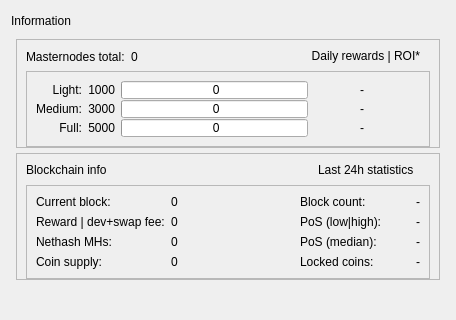
         <widget class="QFrame" name="frame_bottom_1">
          <property name="minimumSize">
           <size>
            <width>0</width>
            <height>320</height>
           </size>
          </property>
          <layout class="QVBoxLayout" name="verticalLayout_9">
           <item>
            <layout class="QVBoxLayout" name="verticalLayout_7">
             <item>
              <layout class="QHBoxLayout" name="horizontalLayout_12">
               <item>
                <widget class="QLabel" name="label_7">
                 <property name="text">
                  <string>Information</string>
                 </property>
                </widget>
               </item>
               <item>
                <spacer name="horizontalSpacer_10">
                 <property name="orientation">
                  <enum>Qt::Horizontal</enum>
                 </property>
                 <property name="sizeHint" stdset="0">
                  <size>
                   <width>40</width>
                   <height>20</height>
                  </size>
                 </property>
                </spacer>
               </item>
              </layout>
             </item>
             <item>
              <widget class="QWidget" name="infoWidget" native="true">
               <layout class="QVBoxLayout" name="informationWidget">
                <property name="spacing">
                 <number>5</number>
                </property>
                <property name="leftMargin">
                 <number>5</number>
                </property>
                <property name="topMargin">
                 <number>2</number>
                </property>
                <property name="rightMargin">
                 <number>5</number>
                </property>
                <property name="bottomMargin">
                 <number>2</number>
                </property>
                <item>
                 <widget class="QFrame" name="frameMnInfo">
                  <property name="frameShape">
                   <enum>QFrame::StyledPanel</enum>
                  </property>
                  <property name="frameShadow">
                   <enum>QFrame::Raised</enum>
                  </property>
                  <layout class="QVBoxLayout" name="verticalLayout_17">
                   <property name="bottomMargin">
                    <number>0</number>
                   </property>
                   <item>
                    <layout class="QHBoxLayout" name="horizontalLayout_9">
                     <item>
                      <widget class="QLabel" name="labelMnTotal">
                       <property name="minimumSize">
                        <size>
                         <width>0</width>
                         <height>0</height>
                        </size>
                       </property>
                       <property name="maximumSize">
                        <size>
                         <width>16777215</width>
                         <height>16777215</height>
                        </size>
                       </property>
                       <property name="text">
                        <string>Masternodes total:</string>
                       </property>
                      </widget>
                     </item>
                     <item>
                      <widget class="QLabel" name="labelMnTotal_Value">
                       <property name="text">
                        <string>0</string>
                       </property>
                      </widget>
                     </item>
                     <item>
                      <spacer name="horizontalSpacer_7">
                       <property name="orientation">
                        <enum>Qt::Horizontal</enum>
                       </property>
                       <property name="sizeHint" stdset="0">
                        <size>
                         <width>40</width>
                         <height>16</height>
                        </size>
                       </property>
                      </spacer>
                     </item>
                     <item>
                      <widget class="QLabel" name="labelROI">
                       <property name="minimumSize">
                        <size>
                         <width>0</width>
                         <height>0</height>
                        </size>
                       </property>
                       <property name="maximumSize">
                        <size>
                         <width>16777215</width>
                         <height>16777215</height>
                        </size>
                       </property>
                       <property name="text">
                        <string>Daily rewards | ROI*   </string>
                       </property>
                       <property name="alignment">
                        <set>Qt::AlignRight</set>
                       </property>
                      </widget>
                     </item>
                    </layout>
                   </item>
                   <item>
                    <widget class="QFrame" name="frameMnInfoLevels">
                     <property name="frameShape">
                      <enum>QFrame::StyledPanel</enum>
                     </property>
                     <property name="frameShadow">
                      <enum>QFrame::Raised</enum>
                     </property>
                     <layout class="QGridLayout" name="gridLayout_2">
                      <property name="verticalSpacing">
                       <number>1</number>
                      </property>
                      <item row="0" column="2">
                       <widget class="QProgressBar" name="graphMN1">
                        <property name="minimumSize">
                         <size>
                          <width>0</width>
                          <height>18</height>
                         </size>
                        </property>
                        <property name="maximumSize">
                         <size>
                          <width>16777215</width>
                          <height>18</height>
                         </size>
                        </property>
                        <property name="value">
                         <number>0</number>
                        </property>
                        <property name="format">
                         <string> %v</string>
                        </property>
                       </widget>
                      </item>
                      <item row="1" column="2">
                       <widget class="QProgressBar" name="graphMN2">
                        <property name="minimumSize">
                         <size>
                          <width>0</width>
                          <height>18</height>
                         </size>
                        </property>
                        <property name="maximumSize">
                         <size>
                          <width>16777215</width>
                          <height>18</height>
                         </size>
                        </property>
                        <property name="value">
                         <number>0</number>
                        </property>
                        <property name="format">
                         <string> %v</string>
                        </property>
                       </widget>
                      </item>
                      <item row="3" column="2">
                       <widget class="QProgressBar" name="graphMN3">
                        <property name="minimumSize">
                         <size>
                          <width>0</width>
                          <height>18</height>
                         </size>
                        </property>
                        <property name="maximumSize">
                         <size>
                          <width>16777215</width>
                          <height>18</height>
                         </size>
                        </property>
                        <property name="value">
                         <number>0</number>
                        </property>
                        <property name="format">
                         <string> %v</string>
                        </property>
                       </widget>
                      </item>
                      <item row="0" column="3">
                       <widget class="QLabel" name="roi_11">
                        <property name="minimumSize">
                         <size>
                          <width>50</width>
                          <height>0</height>
                         </size>
                        </property>
                        <property name="maximumSize">
                         <size>
                          <width>16777215</width>
                          <height>16777215</height>
                         </size>
                        </property>
                        <property name="text">
                         <string>-</string>
                        </property>
                        <property name="alignment">
                         <set>Qt::AlignRight|Qt::AlignTrailing|Qt::AlignVCenter</set>
                        </property>
                       </widget>
                      </item>
                      <item row="0" column="4">
                       <widget class="QLabel" name="roi_12">
                        <property name="minimumSize">
                         <size>
                          <width>50</width>
                          <height>0</height>
                         </size>
                        </property>
                        <property name="maximumSize">
                         <size>
                          <width>16777215</width>
                          <height>16777215</height>
                         </size>
                        </property>
                        <property name="text">
                         <string/>
                        </property>
                        <property name="alignment">
                         <set>Qt::AlignLeading|Qt::AlignLeft|Qt::AlignVCenter</set>
                        </property>
                       </widget>
                      </item>
                      <item row="1" column="3">
                       <widget class="QLabel" name="roi_21">
                        <property name="minimumSize">
                         <size>
                          <width>50</width>
                          <height>0</height>
                         </size>
                        </property>
                        <property name="maximumSize">
                         <size>
                          <width>16777215</width>
                          <height>16777215</height>
                         </size>
                        </property>
                        <property name="text">
                         <string>-</string>
                        </property>
                        <property name="alignment">
                         <set>Qt::AlignRight|Qt::AlignTrailing|Qt::AlignVCenter</set>
                        </property>
                       </widget>
                      </item>
                      <item row="1" column="4">
                       <widget class="QLabel" name="roi_22">
                        <property name="minimumSize">
                         <size>
                          <width>50</width>
                          <height>0</height>
                         </size>
                        </property>
                        <property name="maximumSize">
                         <size>
                          <width>16777215</width>
                          <height>16777215</height>
                         </size>
                        </property>
                        <property name="text">
                         <string/>
                        </property>
                        <property name="alignment">
                         <set>Qt::AlignLeading|Qt::AlignLeft|Qt::AlignVCenter</set>
                        </property>
                       </widget>
                      </item>
                      <item row="3" column="3">
                       <widget class="QLabel" name="roi_31">
                        <property name="minimumSize">
                         <size>
                          <width>50</width>
                          <height>0</height>
                         </size>
                        </property>
                        <property name="maximumSize">
                         <size>
                          <width>16777215</width>
                          <height>16777215</height>
                         </size>
                        </property>
                        <property name="text">
                         <string>-</string>
                        </property>
                        <property name="alignment">
                         <set>Qt::AlignRight|Qt::AlignTrailing|Qt::AlignVCenter</set>
                        </property>
                       </widget>
                      </item>
                      <item row="3" column="4">
                       <widget class="QLabel" name="roi_32">
                        <property name="minimumSize">
                         <size>
                          <width>50</width>
                          <height>0</height>
                         </size>
                        </property>
                        <property name="maximumSize">
                         <size>
                          <width>16777215</width>
                          <height>16777215</height>
                         </size>
                        </property>
                        <property name="text">
                         <string/>
                        </property>
                        <property name="alignment">
                         <set>Qt::AlignLeading|Qt::AlignLeft|Qt::AlignVCenter</set>
                        </property>
                       </widget>
                      </item>
                      <item row="0" column="0">
                       <widget class="QLabel" name="label">
                        <property name="minimumSize">
                         <size>
                          <width>0</width>
                          <height>0</height>
                         </size>
                        </property>
                        <property name="maximumSize">
                         <size>
                          <width>16777215</width>
                          <height>16777215</height>
                         </size>
                        </property>
                        <property name="text">
                         <string>Light:</string>
                        </property>
                        <property name="alignment">
                         <set>Qt::AlignRight|Qt::AlignTrailing|Qt::AlignVCenter</set>
                        </property>
                       </widget>
                      </item>
                      <item row="1" column="0">
                       <widget class="QLabel" name="label_2">
                        <property name="minimumSize">
                         <size>
                          <width>0</width>
                          <height>0</height>
                         </size>
                        </property>
                        <property name="maximumSize">
                         <size>
                          <width>16777215</width>
                          <height>16777215</height>
                         </size>
                        </property>
                        <property name="text">
                         <string>Medium:</string>
                        </property>
                        <property name="alignment">
                         <set>Qt::AlignRight|Qt::AlignTrailing|Qt::AlignVCenter</set>
                        </property>
                       </widget>
                      </item>
                      <item row="3" column="0">
                       <widget class="QLabel" name="label_3">
                        <property name="minimumSize">
                         <size>
                          <width>0</width>
                          <height>0</height>
                         </size>
                        </property>
                        <property name="maximumSize">
                         <size>
                          <width>16777215</width>
                          <height>16777215</height>
                         </size>
                        </property>
                        <property name="text">
                         <string>Full:</string>
                        </property>
                        <property name="alignment">
                         <set>Qt::AlignRight|Qt::AlignTrailing|Qt::AlignVCenter</set>
                        </property>
                       </widget>
                      </item>
                      <item row="0" column="1">
                       <widget class="QLabel" name="label_lcolat">
                        <property name="text">
                         <string>1000</string>
                        </property>
                        <property name="alignment">
                         <set>Qt::AlignRight|Qt::AlignTrailing|Qt::AlignVCenter</set>
                        </property>
                       </widget>
                      </item>
                      <item row="1" column="1">
                       <widget class="QLabel" name="label_mcolat">
                        <property name="text">
                         <string>3000</string>
                        </property>
                        <property name="alignment">
                         <set>Qt::AlignRight|Qt::AlignTrailing|Qt::AlignVCenter</set>
                        </property>
                       </widget>
                      </item>
                      <item row="3" column="1">
                       <widget class="QLabel" name="label_fcolat">
                        <property name="text">
                         <string>5000</string>
                        </property>
                        <property name="alignment">
                         <set>Qt::AlignRight|Qt::AlignTrailing|Qt::AlignVCenter</set>
                        </property>
                       </widget>
                      </item>
                     </layout>
                    </widget>
                   </item>
                  </layout>
                 </widget>
                </item>
                <item>
                 <widget class="QFrame" name="frameBlockchainInfo">
                  <property name="frameShape">
                   <enum>QFrame::StyledPanel</enum>
                  </property>
                  <property name="frameShadow">
                   <enum>QFrame::Raised</enum>
                  </property>
                  <layout class="QVBoxLayout" name="verticalLayout_18">
                   <property name="bottomMargin">
                    <number>0</number>
                   </property>
                   <item>
                    <layout class="QHBoxLayout" name="horizontalLayout_13">
                     <item>
                      <widget class="QLabel" name="label_blockchaininfo">
                       <property name="text">
                        <string>Blockchain info</string>
                       </property>
                       <property name="alignment">
                        <set>Qt::AlignLeading</set>
                       </property>
                      </widget>
                     </item>
                     <item>
                      <spacer name="horizontalSpacer_6">
                       <property name="orientation">
                        <enum>Qt::Horizontal</enum>
                       </property>
                       <property name="sizeType">
                        <enum>QSizePolicy::Expanding</enum>
                       </property>
                       <property name="sizeHint" stdset="0">
                        <size>
                         <width>40</width>
                         <height>16</height>
                        </size>
                       </property>
                      </spacer>
                     </item>
                     <item>
                      <widget class="QLabel" name="label_24hblockchaininfo">
                       <property name="text">
                        <string>Last 24h statistics     </string>
                       </property>
                       <property name="alignment">
                        <set>Qt::AlignRight</set>
                       </property>
                      </widget>
                     </item>
                    </layout>
                   </item>
                   <item>
                    <widget class="QFrame" name="frameBlockchainInfoData">
                     <property name="frameShape">
                      <enum>QFrame::StyledPanel</enum>
                     </property>
                     <property name="frameShadow">
                      <enum>QFrame::Raised</enum>
                     </property>
                     <layout class="QGridLayout" name="gridLayout_3">
                      <item row="0" column="0">
                       <widget class="QLabel" name="label_CurrentBlock">
                        <property name="minimumSize">
                         <size>
                          <width>110</width>
                          <height>0</height>
                         </size>
                        </property>
                        <property name="maximumSize">
                         <size>
                          <width>130</width>
                          <height>16777215</height>
                         </size>
                        </property>
                        <property name="text">
                         <string>Current block:</string>
                        </property>
                        <property name="alignment">
                         <set>Qt::AlignVCenter</set>
                        </property>
                       </widget>
                      </item>
                      <item row="0" column="1">
                       <widget class="QLabel" name="label_CurrentBlock_value">
                        <property name="minimumSize">
                         <size>
                          <width>110</width>
                          <height>0</height>
                         </size>
                        </property>
                        <property name="maximumSize">
                         <size>
                          <width>130</width>
                          <height>16777215</height>
                         </size>
                        </property>
                        <property name="text">
                         <string>0</string>
                        </property>
                        <property name="alignment">
                         <set>Qt::AlignVCenter</set>
                        </property>
                       </widget>
                      </item>
                      <item row="0" column="2">
                       <widget class="QLabel" name="label_spacer">
                        <property name="minimumSize">
                         <size>
                          <width>0</width>
                          <height>0</height>
                         </size>
                        </property>
                        <property name="maximumSize">
                         <size>
                          <width>16777215</width>
                          <height>16777215</height>
                         </size>
                        </property>
                        <property name="text">
                         <string/>
                        </property>
                       </widget>
                      </item>
                      <item row="0" column="3">
                       <widget class="QLabel" name="label_24hBlock">
                        <property name="minimumSize">
                         <size>
                          <width>110</width>
                          <height>0</height>
                         </size>
                        </property>
                        <property name="maximumSize">
                         <size>
                          <width>130</width>
                          <height>16777215</height>
                         </size>
                        </property>
                        <property name="text">
                         <string>Block count:</string>
                        </property>
                        <property name="alignment">
                         <set>Qt::AlignVCenter</set>
                        </property>
                       </widget>
                      </item>
                      <item row="0" column="4">
                       <widget class="QLabel" name="label_24hBlock_value">
                        <property name="minimumSize">
                         <size>
                          <width>0</width>
                          <height>0</height>
                         </size>
                        </property>
                        <property name="maximumSize">
                         <size>
                          <width>100</width>
                          <height>16777215</height>
                         </size>
                        </property>
                        <property name="text">
                         <string>-</string>
                        </property>
                        <property name="alignment">
                         <set>Qt::AlignVCenter</set>
                        </property>
                       </widget>
                      </item>
                      <item row="1" column="0">
                       <widget class="QLabel" name="label_CurrentBlockReward">
                        <property name="text">
                         <string>Reward | dev+swap fee:</string>
                        </property>
                        <property name="alignment">
                         <set>Qt::AlignVCenter</set>
                        </property>
                       </widget>
                      </item>
                      <item row="1" column="1">
                       <widget class="QLabel" name="label_CurrentBlockReward_value">
                        <property name="text">
                         <string>0</string>
                        </property>
                        <property name="alignment">
                         <set>Qt::AlignVCenter</set>
                        </property>
                       </widget>
                      </item>
                      <item row="1" column="3">
                       <widget class="QLabel" name="label_24hPoS">
                        <property name="toolTip">
                         <string>Average value of 100 max/min inputs in the last 24 hours</string>
                        </property>
                        <property name="text">
                         <string>PoS (low|high):</string>
                        </property>
                        <property name="alignment">
                         <set>Qt::AlignVCenter</set>
                        </property>
                       </widget>
                      </item>
                      <item row="1" column="4">
                       <widget class="QLabel" name="label_24hPoS_value">
                        <property name="text">
                         <string>-</string>
                        </property>
                        <property name="alignment">
                         <set>Qt::AlignVCenter</set>
                        </property>
                       </widget>
                      </item>
                      <item row="2" column="0">
                       <widget class="QLabel" name="label_Nethash">
                        <property name="text">
                         <string>Nethash MHs:</string>
                        </property>
                        <property name="alignment">
                         <set>Qt::AlignVCenter</set>
                        </property>
                       </widget>
                      </item>
                      <item row="2" column="1">
                       <widget class="QLabel" name="label_Nethash_value">
                        <property name="text">
                         <string>0</string>
                        </property>
                        <property name="alignment">
                         <set>Qt::AlignVCenter</set>
                        </property>
                       </widget>
                      </item>
                      <item row="2" column="3">
                       <widget class="QLabel" name="label_24hPoSMedian">
                        <property name="toolTip">
                         <string>Median value of all PoS inputs in the last 24 hours</string>
                        </property>
                        <property name="text">
                         <string>PoS (median):</string>
                        </property>
                        <property name="alignment">
                         <set>Qt::AlignVCenter</set>
                        </property>
                       </widget>
                      </item>
                      <item row="2" column="4">
                       <widget class="QLabel" name="label_24hPoSMedian_value">
                        <property name="text">
                         <string>-</string>
                        </property>
                        <property name="alignment">
                         <set>Qt::AlignVCenter</set>
                        </property>
                       </widget>
                      </item>
                      <item row="3" column="0">
                       <widget class="QLabel" name="label_Supply">
                        <property name="text">
                         <string>Coin supply:</string>
                        </property>
                        <property name="alignment">
                         <set>Qt::AlignVCenter</set>
                        </property>
                       </widget>
                      </item>
                      <item row="3" column="1">
                       <widget class="QLabel" name="label_Supply_value">
                        <property name="text">
                         <string>0</string>
                        </property>
                        <property name="alignment">
                         <set>Qt::AlignVCenter</set>
                        </property>
                       </widget>
                      </item>
                      <item row="3" column="3">
                       <widget class="QLabel" name="label_LockedCoin">
                        <property name="text">
                         <string>Locked coins:</string>
                        </property>
                        <property name="alignment">
                         <set>Qt::AlignVCenter</set>
                        </property>
                       </widget>
                      </item>
                      <item row="3" column="4">
                       <widget class="QLabel" name="label_LockedCoin_value">
                        <property name="text">
                         <string>-</string>
                        </property>
                        <property name="alignment">
                         <set>Qt::AlignVCenter</set>
                        </property>
                       </widget>
                      </item>
                     </layout>
                    </widget>
                   </item>
                  </layout>
                 </widget>
                </item>
                <item>
                 <spacer name="verticalSpacer_2">
                  <property name="orientation">
                   <enum>Qt::Vertical</enum>
                  </property>
                  <property name="sizeHint" stdset="0">
                   <size>
                    <width>20</width>
                    <height>10</height>
                   </size>
                  </property>
                 </spacer>
                </item>
               </layout>
              </widget>
             </item>
            </layout>
           </item>
          </layout>
         </widget>
